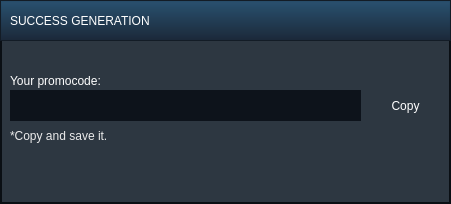
<?xml version="1.0" encoding="UTF-8"?>
<ui version="4.0">
 <class>PromocodeWindow</class>
 <widget class="QDialog" name="PromocodeWindow">
  <property name="geometry">
   <rect>
    <x>0</x>
    <y>0</y>
    <width>451</width>
    <height>204</height>
   </rect>
  </property>
  <property name="windowTitle">
   <string>Dialog</string>
  </property>
  <property name="styleSheet">
   <string notr="true">background-color: rgb(45, 55, 65);
border: 2px solid rgb(10,15,20);</string>
  </property>
  <widget class="QLabel" name="label_2">
   <property name="geometry">
    <rect>
     <x>10</x>
     <y>70</y>
     <width>221</width>
     <height>21</height>
    </rect>
   </property>
   <property name="styleSheet">
    <string notr="true">background-color: none;
color: rgb(255, 255, 255);
font: 700 11pt &quot;Arial&quot;;
border: none;</string>
   </property>
   <property name="text">
    <string>Your promocode:</string>
   </property>
  </widget>
  <widget class="QLineEdit" name="lineEdit">
   <property name="geometry">
    <rect>
     <x>10</x>
     <y>90</y>
     <width>351</width>
     <height>31</height>
    </rect>
   </property>
   <property name="styleSheet">
    <string notr="true">background-color: rgba(0, 0, 0, 120);
background-color: rgb(74, 79, 90);
background-color: rgb(13, 19, 27);
border: none;
color: rgb(255, 255, 255);
font: 700 11pt &quot;Arial&quot;;</string>
   </property>
   <property name="text">
    <string/>
   </property>
  </widget>
  <widget class="QWidget" name="widget" native="true">
   <property name="geometry">
    <rect>
     <x>0</x>
     <y>0</y>
     <width>451</width>
     <height>41</height>
    </rect>
   </property>
   <property name="styleSheet">
    <string notr="true">background-color: qlineargradient(spread:pad, x1:0.477273, y1:0.074, x2:0.478, y2:1, stop:0.00568182 rgba(40, 80, 111, 240), stop:1 rgba(27, 40, 56, 255));
border: 1px solid rgb(19, 28, 38);</string>
   </property>
   <widget class="QLabel" name="label">
    <property name="geometry">
     <rect>
      <x>10</x>
      <y>10</y>
      <width>291</width>
      <height>21</height>
     </rect>
    </property>
    <property name="styleSheet">
     <string notr="true">background-color: none;
border: none;
font: 14pt &quot;Arial&quot;;
color: rgb(255, 255, 255);
</string>
    </property>
    <property name="text">
     <string>SUCCESS GENERATION</string>
    </property>
   </widget>
   <widget class="QPushButton" name="Close_button">
    <property name="geometry">
     <rect>
      <x>426</x>
      <y>0</y>
      <width>25</width>
      <height>25</height>
     </rect>
    </property>
    <property name="styleSheet">
     <string notr="true">QPushButton
{
	background-color: rgba(255, 255, 255, 0);
	border: 0px; 
}
QPushButton:hover
{ 
	background-color: rgb(249, 22, 34);
 }
</string>
    </property>
    <property name="text">
     <string/>
    </property>
    <property name="icon">
     <iconset>
      <normaloff>../build-DesktopClient_qt6-Desktop_Qt_6_6_0_MSVC2019_64bit-Debug/ApplicationIcons/CloseCross.png</normaloff>../build-DesktopClient_qt6-Desktop_Qt_6_6_0_MSVC2019_64bit-Debug/ApplicationIcons/CloseCross.png</iconset>
    </property>
    <property name="iconSize">
     <size>
      <width>14</width>
      <height>14</height>
     </size>
    </property>
   </widget>
  </widget>
  <widget class="QPushButton" name="Copy">
   <property name="geometry">
    <rect>
     <x>370</x>
     <y>90</y>
     <width>71</width>
     <height>31</height>
    </rect>
   </property>
   <property name="cursor">
    <cursorShape>PointingHandCursor</cursorShape>
   </property>
   <property name="styleSheet">
    <string notr="true">QPushButton
{
background: qlineargradient(x1:0, y1:0, x2:1, y2:1,
                stop:0 rgb(0, 200, 250), 
				stop: 0.4 rgb(30, 150, 255),
                stop:1 rgb(60, 90, 255));
border: none;
border-radius: 3px;
color: rgb(255, 255, 255);
	font: 700 11pt &quot;Arial&quot;;
}
QPushButton:hover
{
	background-color: rgb(3, 196, 255);
}</string>
   </property>
   <property name="text">
    <string>Copy</string>
   </property>
  </widget>
  <widget class="QLabel" name="label_3">
   <property name="geometry">
    <rect>
     <x>10</x>
     <y>125</y>
     <width>351</width>
     <height>21</height>
    </rect>
   </property>
   <property name="styleSheet">
    <string notr="true">background-color: none;
font: 700 10pt &quot;Arial&quot;;
color: rgb(235, 235, 235);
border: none;</string>
   </property>
   <property name="text">
    <string>*Copy and save it.</string>
   </property>
  </widget>
  <widget class="QLabel" name="info">
   <property name="geometry">
    <rect>
     <x>0</x>
     <y>170</y>
     <width>451</width>
     <height>21</height>
    </rect>
   </property>
   <property name="styleSheet">
    <string notr="true">background-color: none;
font: 700 9pt &quot;Arial&quot;;
color: rgb(240,  240, 240);
color: rgb(0, 159, 0);
border: none;</string>
   </property>
   <property name="text">
    <string/>
   </property>
   <property name="alignment">
    <set>Qt::AlignCenter</set>
   </property>
  </widget>
 </widget>
 <resources/>
 <connections/>
</ui>
